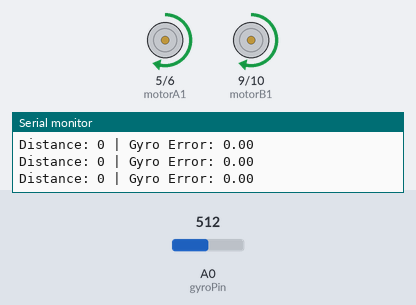
A sketch run on a simulated Arduino Uno, built with avr-gcc and run on an emulated ATmega328P. On the bench: motor-driver pin pairs drawn as motors (green arrow = first pin HIGH = forward, orange = second pin HIGH = backward, longer = more drive), the last lines printed to the serial monitor. The test bench sets the inputs (shaded band); at power-on: A0 (gyroPin) = 512.

Above: at 1.2 s.
1.3 s: A0 (gyroPin) set to 306
At 1.61 s:
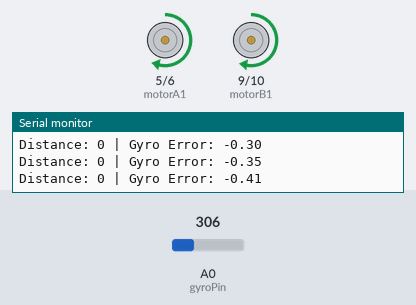
4.3 s: A0 (gyroPin) set to 725
7.3 s: A0 (gyroPin) set to 738
10.3 s: A0 (gyroPin) set to 122
16.3 s: A0 (gyroPin) set to 0
At 16.53 s:
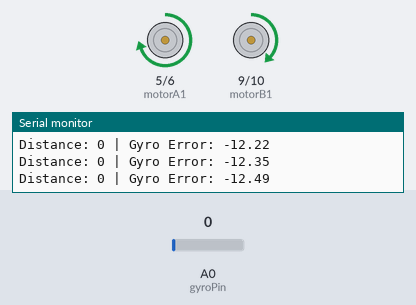
19.3 s: A0 (gyroPin) set to 716
At 19.37 s:
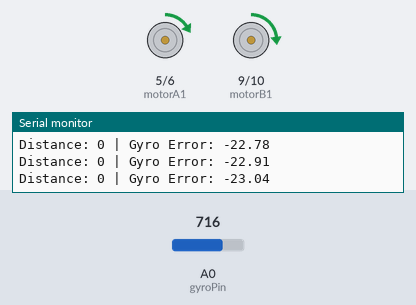
Timing chart, 0 to 42.1 s (numbered marks = the images above; inputs shaded):
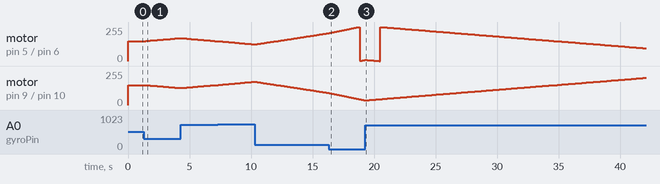

Measured:
- after the input at 1.3 s, motor on pin 5 (motorA1) / pin 6 (motorA2): moves from forward 150/255 to forward 172/255 over 2.8 s, starting after 0.14 s; motor on pin 9 (motorB1) / pin 10 (motorB2): moves from forward 150/255 to forward 128/255 over 2.8 s, starting after 0.14 s

The sketch:

crawler_main.ino
```cpp
/*
 * Autonomous Crawler Control System
 * Features: Photo-Interrupter distance tracking & Gyro-stabilized heading.
 * Sensors: SK-Gyro (Voltage Oscillation), Photo-Interrupter (Pin 11).
 */

// --- Pin Definitions ---
const int photoInterrupterPin = 11; // Sensor for wheel revolution counting
const int gyroPin = A0;             // Analog input from SK-Gyro

// Motor Driver Pins (Example: L298N)
const int motorA1 = 5;
const int motorA2 = 6;
const int motorB1 = 9;
const int motorB2 = 10;

// --- Global Variables ---
volatile int pulseCount = 0;       // Counts revolutions from photo-interrupter
float currentHeading = 0.0;        // Calculated angle from Gyro
unsigned long lastTime;

void setup() {
  Serial.begin(9600);

  // Initialize Sensor Pins
  pinMode(photoInterrupterPin, INPUT_PULLUP);
  attachInterrupt(digitalPinToInterrupt(photoInterrupterPin), countPulse, FALLING);

  // Initialize Motor Pins
  pinMode(motorA1, OUTPUT);
  pinMode(motorA2, OUTPUT);
  pinMode(motorB1, OUTPUT);
  pinMode(motorB2, OUTPUT);

  lastTime = millis();
  Serial.println("System Initialized: Crawler Ready.");
}

void loop() {
  // Example Sequence: Move forward for 50 pulses, then rotate 90 degrees.
  moveForward(50, 150); // 50 pulses at speed 150
  stopMotors();
  delay(1000);

  rotateRight(90);      // Rotate 90 degrees using Gyro
  stopMotors();
  delay(1000);
}

// --- Movement Functions ---

/**
 * Moves the crawler forward while using the Gyro to stay straight.
 * @param targetPulses: Distance to travel based on wheel revolutions.
 * @param baseSpeed: PWM speed (0-255).
 */
void moveForward(int targetPulses, int baseSpeed) {
  pulseCount = 0;
  float initialHeading = getGyroHeading();

  while (pulseCount < targetPulses) {
    float error = getGyroHeading() - initialHeading;
    int correction = error * 5; // Simple P-Correction for steering

    analogWrite(motorA1, baseSpeed - correction);
    analogWrite(motorB1, baseSpeed + correction);

    // Log output for debugging
    Serial.print("Distance: "); Serial.print(pulseCount);
    Serial.print(" | Gyro Error: "); Serial.println(error);
  }
}

void moveBackward(int targetPulses, int baseSpeed) {
  pulseCount = 0;
  while (pulseCount < targetPulses) {
    digitalWrite(motorA1, LOW);
    analogWrite(motorA2, baseSpeed);
    digitalWrite(motorB1, LOW);
    analogWrite(motorB2, baseSpeed);
  }
}

/**
 * Rotates the crawler to a specific angle using Gyro feedback.
 */
void rotateRight(float targetAngle) {
  float startAngle = getGyroHeading();
  while (abs(getGyroHeading() - startAngle) < targetAngle) {
    analogWrite(motorA1, 150);
    digitalWrite(motorA2, LOW);
    digitalWrite(motorB1, LOW);
    analogWrite(motorB2, 150);
  }
}

// --- Sensor Processing ---

void countPulse() {
  pulseCount++;
}

float getGyroHeading() {
  // Reads the voltage from the SK-Gyro and converts to angular velocity
  int rawValue = analogRead(gyroPin);
  unsigned long currentTime = millis();
  float deltaTime = (currentTime - lastTime) / 1000.0;

  // Simple integration of angular velocity to get heading
  // (Adjust 'sensitivity' based on your SK-Gyro datasheet)
  float sensitivity = 0.67;
  float voltage = (rawValue * 5.0) / 1023.0;
  float rate = (voltage - 2.5) / sensitivity;

  currentHeading += rate * deltaTime;
  lastTime = currentTime;

  return currentHeading;
}

void stopMotors() {
  digitalWrite(motorA1, LOW);
  digitalWrite(motorA2, LOW);
  digitalWrite(motorB1, LOW);
  digitalWrite(motorB2, LOW);
}
```
